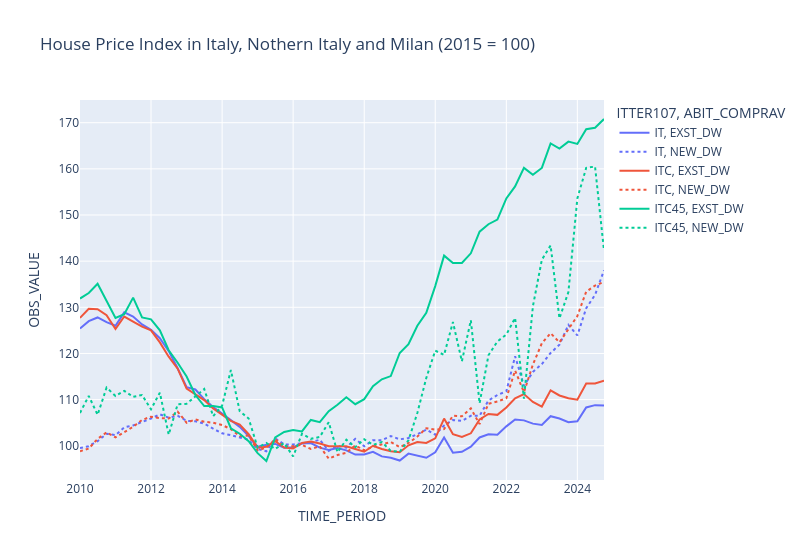

Notebook code cell kept with this figure:
### Code cell
import plotly.express as px
px.line(
    df4, 
    x="TIME_PERIOD",
    y="OBS_VALUE", 
    color="ITTER107", 
    line_dash="ABIT_COMPRAV", 
    title="House Price Index in Italy, Nothern Italy and Milan (2015 = 100)",
).update_layout(width=800).show()
